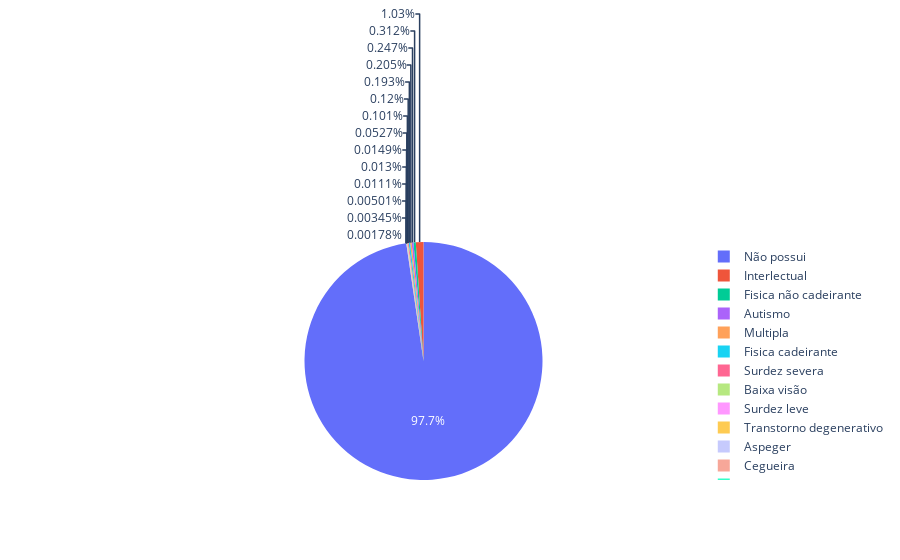

The notebook cell saved with this chart:
### Code cell
columns = ['NEE_ALT_HAB', 'DEF__AUTISMO', 'DEF__SURDEZ_LEVE', 'DEF__SURDEZ_SEV', 'DEF__INTELECT', 'DEF__MULTIPLA', 'DEF__CEGUEIRA', 'DEF__BAIXA_VISAO', 'DEF__SURDO_CEG', 'DEF__TRANST_DES_INF', 'DEF__SINDR_ASPER', 'DEF__SINDR_RETT', 'DEF__FIS_N_CADEIR', 'DEF__FIS_CADEIR', 'DEF__N_POSSUI']
labels = ['Superdotação', 'Autismo', 'Surdez leve', 'Surdez severa', 'Interlectual', 'Multipla', 'Cegueira', 'Baixa visão', 'Surdo Cegueira', 'Transtorno degenerativo', 'Aspeger', 'Rett', 'Fisica não cadeirante', 'Fisica cadeirante', 'Não possui']
doencaAluno = []

for label in columns:
    doencaAluno.append(np.sum(y[label]))

fig = go.Figure(data=[go.Pie(labels=labels, values=doencaAluno)])
fig.show()

### Figure 1 — Plotly figure (JSON) as saved in the notebook; plotly's stock layout.template omitted (floating-point values rounded to 4 significant figures)
{"data": [{"labels": ["Superdotação", "Autismo", "Surdez leve", "Surdez severa", "Interlectual", "Multipla", "Cegueira", "Baixa visão", "Surdo Cegueira", "Transtorno degenerativo", "Aspeger", "Rett", "Fisica não cadeirante", "Fisica cadeirante", "Não possui"], "type": "pie", "values": [122, 8745, 1863, 4259, 36580, 7250, 392, 3555, 63, 527, 460, 177, 11027, 6827, 3452772]}], "layout": {}}
